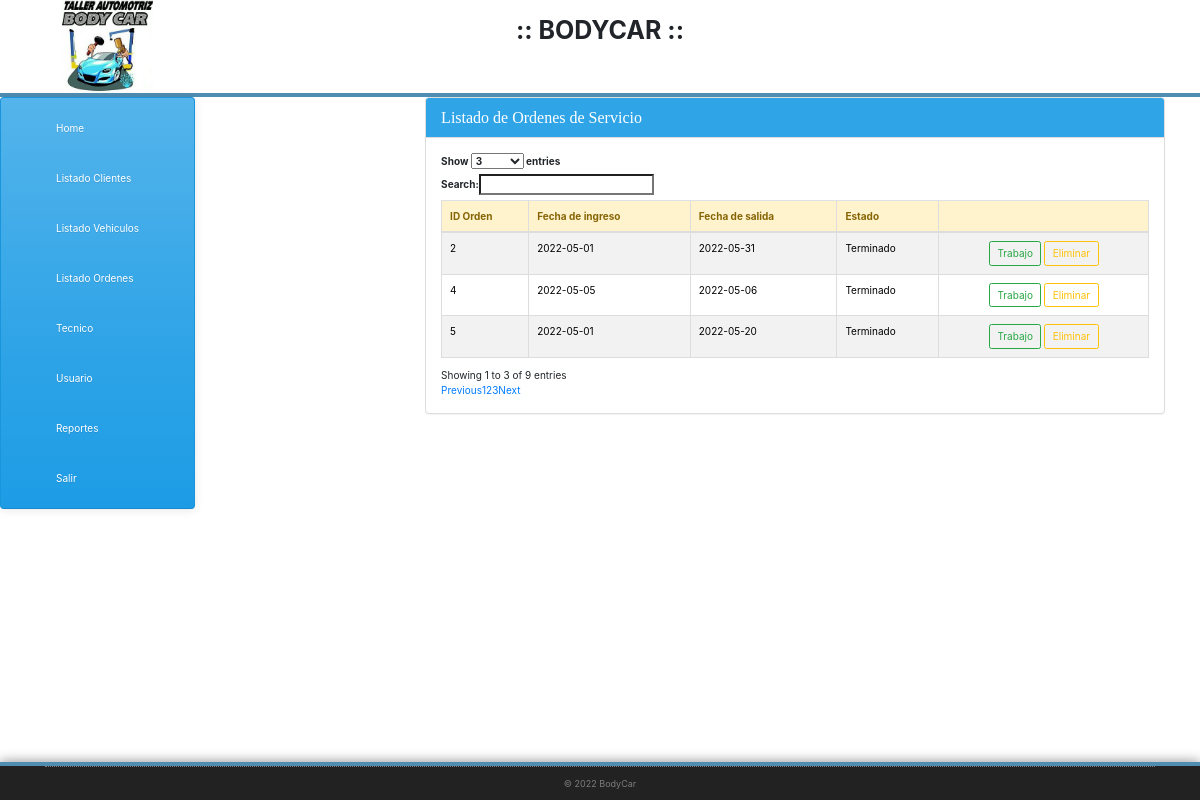
The app's page /listado_reporte_tecnico.php with its own data.
### tables this page shows
CREATE TABLE `orden` (
  `id` bigint(20) UNSIGNED NOT NULL,
  `fec_ing` date NOT NULL,
  `fec_ent` date NOT NULL,
  `ord_est` int(1) NOT NULL,
  `ord_obs` varchar(500) NOT NULL,
  `ord_veh` varchar(255) NOT NULL
);

### conectar.php (called while the page is built)
<?php
  class Conectar
  {
   public static function con(){
    $hostname_db = "localhost";
    $database_db = "bodycar";
    $username_db = "root";
    $password_db = "";
    $conexion = mysqli_connect($hostname_db, $username_db, $password_db);
    mysqli_select_db($conexion,$database_db) or die ("Ninguna DB seleccionada");
    return $conexion;
  }
}

### m_orden.php (called while the page is built, shortened)
<?php
require_once 'conectar.php';
class Orden {
  private $registro;
  function __construct() {
    $this->registro=array();
  }
  public function get_orden(){
   $sql="select * from orden";
   $res=mysqli_query(Conectar::con(),$sql) or die(mysqli_error());
   while($reg=mysqli_fetch_assoc($res))
   {
     $this->registro[]=$reg;
   }
   return $this->registro;
 }
}
?>

### listado_reporte_tecnico.php (the view, shortened to what this page needs)
<!DOCTYPE html>
  <html class="no-js">
 <head>
  <link rel="stylesheet" href="css/bootstrap.min.css">
  <link rel="stylesheet" href="css/icomoon-social.css">
  <link rel="stylesheet" href="css/Estilos.css">
  <link rel="stylesheet" type="text/css" href="//code.jquery.com/ui/1.12.1/themes/cupertino/jquery-ui.css">
  <link rel="stylesheet" type="text/css" href="//cdn.datatables.net/1.10.13/css/dataTables.jqueryui.min.css">
            <link rel="stylesheet" href="css/main.css">
            <link rel="stylesheet" href="https://maxcdn.bootstrapcdn.com/bootstrap/4.0.0-alpha.5/css/bootstrap.min.css">
          </head>
          <body>
              <div class="content">
            <?php include('header.php'); ?>
            <div class="container-fluid">
              <div class="row justify-content-start">
              <?php
                  include("sidebar.php");
                  ?>
               <div class="col-sm-2 col-md-2 col-lg-2">
                <div class="">
                  <br>
                </div>
              </div>
              <div class="col-sm-8 col-md-8 col-lg-8">
                <div class="container-fluid">
                  <div class="panel-group" id="accordion">
                  <div class="panel panel-primary">
                  <div class="panel-heading">
                    <h4 class="panel-title">
                      <a data-toggle="collapse" data-parent="#accordion" href="#collapse2">
                        Listado de Ordenes de Servicio</a>
                      </h4>
                    </div>
                    <div id="collapse2" class="panel-collapse collapse in">
                      <div class="panel-body">
               <table id="datatable" class="table display table-striped table-bordered table-hover" cellspacing="0" width="100%">
                          <thead>
                            <tr class="alert-warning">
                              <th>ID Orden</th>
                              <th>Fecha de ingreso</th>
                              <th>Fecha de salida</th>
                              <th>Estado</th>
                              <th></th>
                            </tr>
                          </thead>
                          <tbody>
                            <?php
                            $regis = new Orden();
                            $array_articles = $regis->get_orden();
                            ?>
                            <?php foreach ($array_articles as $key => $value) { ?>
                            <tr class="odd gradeX">
                               <td><a href="javascript:void(0);" onClick="window.location='editar_orden.php?id=<?php echo $value["id"];?>';" data-toggle="tooltip" title="Editar" style='text-decoration:none;color:black;'><?php echo $value["id"]; ?></a>
                              </td>
                              <td><a href="javascript:void(0);" onClick="window.location='editar_orden.php?id=<?php echo $value["id"];?>';" data-toggle="tooltip" title="Editar" style='text-decoration:none;color:black;'><?php echo $value["fec_ing"]; ?></a>
                              </td>
                              <td><a href="javascript:void(0);" onClick="window.location='editar_orden.php?id=<?php echo $value["id"];?>';" data-toggle="tooltip" title="Editar" style='text-decoration:none;color:black;'><?php echo $value["fec_ent"]; ?></a>
                              </td>
                              <td><a href="javascript:void(0);" onClick="window.location='editar_orden.php?id=<?php echo $value["id"];?>';" data-toggle="tooltip" title="Editar" style='text-decoration:none;color:black;'><?php
                                    if ($value["ord_est"]=='1') { echo " Proceso";}
                                elseif ($value["ord_est"]=='2') { echo " Terminado";}
                                elseif ($value["ord_est"]=='3') { echo " Otro";}
                              ?>
                              </a></td>
                              <td class="actions">
                                  <div class="text-center">
                                    <a href="javascript:void(0);" onClick="window.location='v_trabajo.php?id=<?php echo $value["id"];?>';" data-toggle="tooltip" title="Descripcion del trabajo" class="btn btn-xs btn-outline-success">Trabajo</a>
                                     <a href="javascript:void(0);" onClick="eliminar('eliminar_orden.php?id=<?php echo $value["id"];?>')" data-toggle="tooltip" title="Eliminar" class="btn btn-xs btn-outline-warning">Eliminar</a>
                                  </div>
                                </td>
                              </tr>
                              <?php } ?>
                            </tbody>
                          </table>
                          </div>
                        </div>
                      </div>
                    </div>
                     </div>
                    </div>
                    </div>
                </div>
            </div>
       <?php include('footer.php') ?>
          </body>
          </html>

### css/main.css (style rules this page uses)
body { background: url(../img/page-background.png); }
body { font-family: Arial, Helvetica, sans-serif; font-size: 14px; line-height: 20px; color: #535b60; }
h4 { font-family: 'Open Sans', sans-serif; color: #53555c; margin-bottom: 10px; }
a { color: #4f8db3; }
.btn { border: 1px solid #4f8db3; -webkit-border-radius: 2px; -webkit-background-clip: padding-box; -moz-border-radius: 2px; -moz-background-clip: padding; border-radius: 2px; background-clip: padding-box; color: #FFFFFF; cursor: pointer; display: inline-block; text-transform: none; -webkit-transition: all .25s ease; -moz-transition: all .25s ease; -o-transition: all .25s ease; -ms-transition: all .25s ease; transition: all .25s ease; text-align: center; background: none repeat scroll 0 0 #4f8db3; text-shadow: none; box-shadow: none; color: #FFF; white-space: nowrap; }

### footer.php (style rules this page uses)
html { height: 100%; }
body { display: flex; display: -webkit-flex; flex-direction: column; -webkit-flex-direction: column; height: 100%; }
.content { flex: 1 0 auto; -webkit-flex: 1 0 auto; min-height: 200px; }

### listado_reporte_tecnico.php (style rules this page uses)
h4 { font-family: 'MTCORSVA'; }

### records on screen
orden: id "2", fec_ing "2022-05-01", fec_ent "2022-05-31", ord_est "Terminado"
orden: id "4", fec_ing "2022-05-05", fec_ent "2022-05-06", ord_est "Terminado"
orden: id "5", fec_ing "2022-05-01", fec_ent "2022-05-20", ord_est "Terminado"
